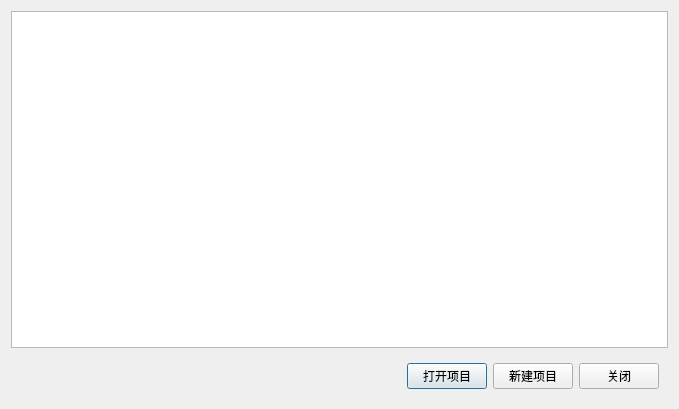
<?xml version="1.0" encoding="UTF-8"?>
<ui version="4.0">
 <class>RecentProjectDialog</class>
 <widget class="QDialog" name="RecentProjectDialog">
  <property name="geometry">
   <rect>
    <x>0</x>
    <y>0</y>
    <width>679</width>
    <height>409</height>
   </rect>
  </property>
  <property name="windowTitle">
   <string>最近打开项目</string>
  </property>
  <property name="modal">
   <bool>true</bool>
  </property>
  <layout class="QVBoxLayout" name="verticalLayout">
   <item>
    <widget class="QListWidget" name="lw_project"/>
   </item>
   <item>
    <widget class="QWidget" name="widget" native="true">
     <layout class="QHBoxLayout" name="horizontalLayout_2">
      <item>
       <spacer name="horizontalSpacer">
        <property name="orientation">
         <enum>Qt::Horizontal</enum>
        </property>
        <property name="sizeHint" stdset="0">
         <size>
          <width>40</width>
          <height>20</height>
         </size>
        </property>
       </spacer>
      </item>
      <item>
       <widget class="QPushButton" name="pb_open_project">
        <property name="text">
         <string>打开项目</string>
        </property>
       </widget>
      </item>
      <item>
       <widget class="QPushButton" name="pb_new_project">
        <property name="text">
         <string>新建项目</string>
        </property>
       </widget>
      </item>
      <item>
       <widget class="QPushButton" name="pb_close">
        <property name="text">
         <string>关闭</string>
        </property>
       </widget>
      </item>
     </layout>
    </widget>
   </item>
  </layout>
 </widget>
 <resources/>
 <connections/>
</ui>
